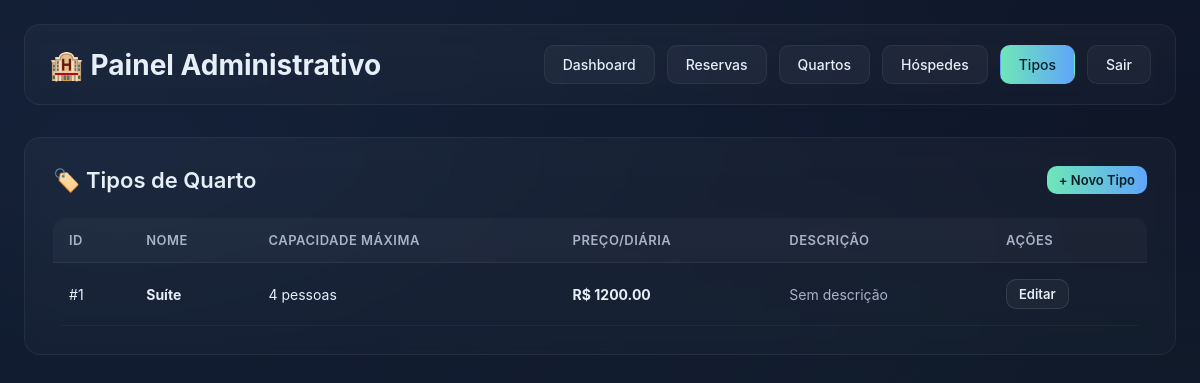
Page /admin/tipos-quarto (signed in) on the earlier database version.
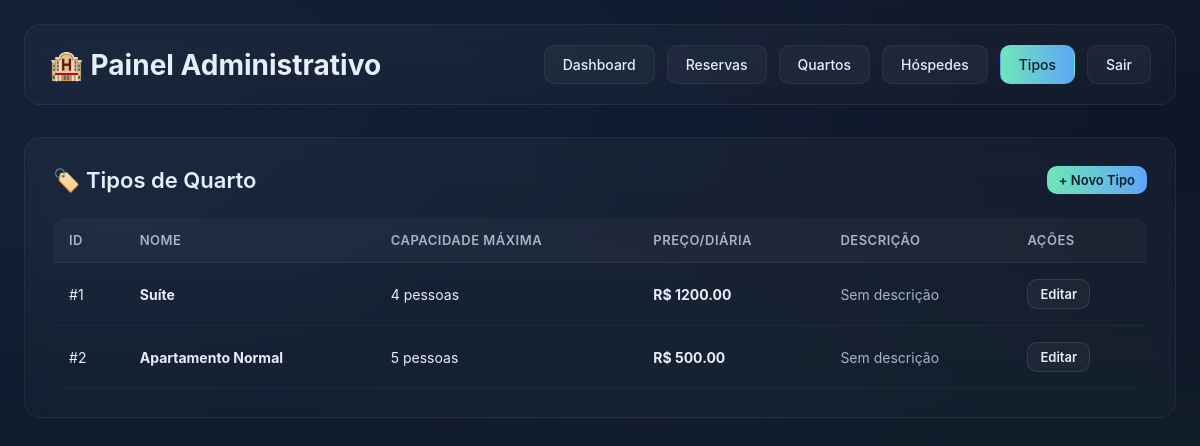
Same page on the later database version.
### src/Model/models.py (models this page shows)
class Tipo_de_quarto(Base):
     __tablename__ = 'tipo_de_quarto'
     id_tipo = Column(Integer,primary_key=True,autoincrement=True)
     nome_tipo = Column(String(50),nullable=False,unique=True)
     capacidade_maxima = Column(Integer,nullable=False)
     preco_diaria_base = Column(DECIMAL(precision=10,scale=2),nullable=False)
     descricao = Column(Text)
     quartos = relationship("Quarto",back_populates="tipo_de_quarto")

### src/routes.py (the view)
@app.route("/admin/tipos-quarto")
@admin_required
def admin_tipos_quarto():
    db = SessionLocal()
    tipos = db.query(Tipo_de_quarto).all()
    return render_template("admin/tipos_quarto.html", tipos=tipos)

### src/__init__.py (called while the page is built)
@app.before_request
def log_request_info():
    app.logger.info("Requisição recebida: %s %s", request.method, request.path)

### src/templates/admin/tipos_quarto.html (shortened to what this page needs)
<!doctype html>
<html lang="pt-BR">
<head>
  <link rel="stylesheet" href="{{ url_for('static', filename='admin.css') }}">
</head>
<body>
  <div class="admin__container">
    <header class="admin__header">
      <h1 class="admin__title">🏨 Painel Administrativo</h1>
      <nav class="admin__nav">
        <a href="{{ url_for('admin_dashboard') }}" class="admin__nav-link">Dashboard</a>
        <a href="{{ url_for('admin_reservas') }}" class="admin__nav-link">Reservas</a>
        <a href="{{ url_for('admin_quartos') }}" class="admin__nav-link">Quartos</a>
        <a href="{{ url_for('admin_hospedes') }}" class="admin__nav-link">Hóspedes</a>
        <a href="{{ url_for('admin_tipos_quarto') }}" class="admin__nav-link admin__nav-link--active">Tipos</a>
        <a href="{{ url_for('logout') }}" class="admin__nav-link">Sair</a>
      </nav>
    </header>
    <div class="admin__card">
      <div class="admin__card-header">
        <h2 class="admin__card-title">🏷️ Tipos de Quarto</h2>
        <a href="{{ url_for('admin_novo_tipo_quarto') }}" class="admin__btn admin__btn--primary admin__btn--small">
          + Novo Tipo
        </a>
      </div>
      {% if tipos %}
        <div class="admin__table-wrapper">
          <table class="admin__table">
            <thead>
              <tr>
                <th>ID</th>
                <th>Nome</th>
                <th>Capacidade Máxima</th>
                <th>Preço/Diária</th>
                <th>Descrição</th>
                <th>Ações</th>
              </tr>
            </thead>
            <tbody>
              {% for tipo in tipos %}
                <tr>
                  <td>#{{ tipo.id_tipo }}</td>
                  <td><strong>{{ tipo.nome_tipo }}</strong></td>
                  <td>{{ tipo.capacidade_maxima }} pessoas</td>
                  <td><strong>R$ {{ "%.2f"|format(tipo.preco_diaria_base) }}</strong></td>
                  <td>
                    {% if tipo.descricao %}
                      {{ tipo.descricao[:50] }}{% if tipo.descricao|length > 50 %}...{% endif %}
                    {% else %}
                      <span style="color: var(--muted)">Sem descrição</span>
                    {% endif %}
                  </td>
                  <td>
                    <div class="admin__table-actions">
                      <a href="{{ url_for('admin_editar_tipo_quarto', id_tipo=tipo.id_tipo) }}"
                         class="admin__btn admin__btn--secondary admin__btn--small">
                        Editar
                      </a>
                    </div>
                  </td>
                </tr>
              {% endfor %}
            </tbody>
          </table>
        </div>
      {% endif %}
    </div>
  </div>
</body>
</html>

Differences in the rows shown:
added Tipo_de_quarto: id_tipo "2", nome_tipo "Apartamento Normal", capacidade_maxima "5", preco_diaria_base "500.00", descricao "Sem descrição"
